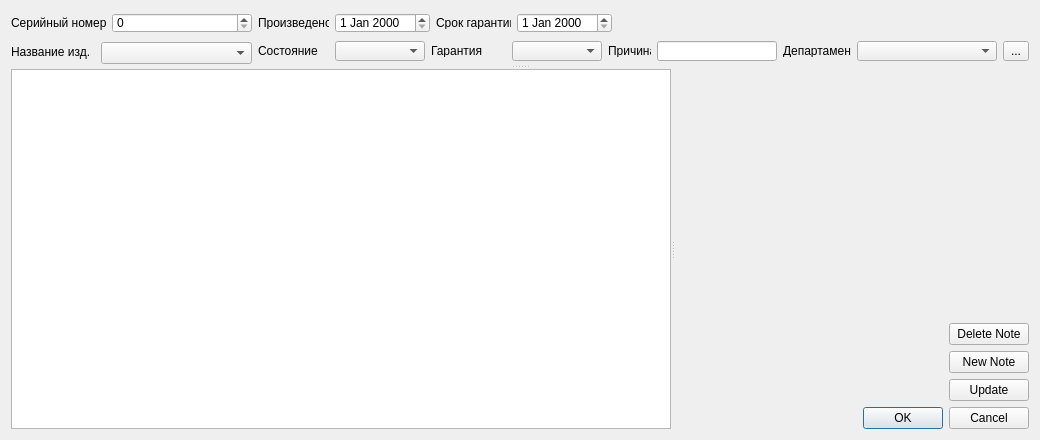
<?xml version="1.0" encoding="UTF-8"?>
<ui version="4.0">
 <class>DeviceWidget</class>
 <widget class="QWidget" name="DeviceWidget">
  <property name="geometry">
   <rect>
    <x>0</x>
    <y>0</y>
    <width>1040</width>
    <height>440</height>
   </rect>
  </property>
  <property name="minimumSize">
   <size>
    <width>1040</width>
    <height>440</height>
   </size>
  </property>
  <property name="windowTitle">
   <string>Device Info</string>
  </property>
  <layout class="QVBoxLayout" name="verticalLayout_4">
   <item>
    <widget class="QSplitter" name="splitter_2">
     <property name="orientation">
      <enum>Qt::Vertical</enum>
     </property>
     <widget class="QWidget" name="layoutWidget">
      <layout class="QHBoxLayout" name="horizontalLayout_12">
       <item>
        <layout class="QVBoxLayout" name="verticalLayout_2">
         <item>
          <layout class="QHBoxLayout" name="horizontalLayout">
           <property name="sizeConstraint">
            <enum>QLayout::SetMinimumSize</enum>
           </property>
           <item>
            <widget class="QLabel" name="SerNumLabel">
             <property name="sizePolicy">
              <sizepolicy hsizetype="Fixed" vsizetype="Fixed">
               <horstretch>0</horstretch>
               <verstretch>0</verstretch>
              </sizepolicy>
             </property>
             <property name="minimumSize">
              <size>
               <width>84</width>
               <height>13</height>
              </size>
             </property>
             <property name="text">
              <string>Серийный номер</string>
             </property>
            </widget>
           </item>
           <item>
            <widget class="QSpinBox" name="SerNumText">
             <property name="sizePolicy">
              <sizepolicy hsizetype="Preferred" vsizetype="Fixed">
               <horstretch>0</horstretch>
               <verstretch>0</verstretch>
              </sizepolicy>
             </property>
             <property name="minimumSize">
              <size>
               <width>140</width>
               <height>20</height>
              </size>
             </property>
             <property name="maximumSize">
              <size>
               <width>200</width>
               <height>20</height>
              </size>
             </property>
             <property name="maximum">
              <number>999999999</number>
             </property>
            </widget>
           </item>
          </layout>
         </item>
         <item>
          <layout class="QHBoxLayout" name="horizontalLayout_4">
           <property name="sizeConstraint">
            <enum>QLayout::SetMinimumSize</enum>
           </property>
           <item>
            <widget class="QLabel" name="TypeLabel">
             <property name="sizePolicy">
              <sizepolicy hsizetype="Fixed" vsizetype="Fixed">
               <horstretch>0</horstretch>
               <verstretch>0</verstretch>
              </sizepolicy>
             </property>
             <property name="minimumSize">
              <size>
               <width>84</width>
               <height>13</height>
              </size>
             </property>
             <property name="text">
              <string>Название изд.</string>
             </property>
            </widget>
           </item>
           <item>
            <widget class="QComboBox" name="TypeBox">
             <property name="minimumSize">
              <size>
               <width>140</width>
               <height>22</height>
              </size>
             </property>
             <property name="maximumSize">
              <size>
               <width>200</width>
               <height>20</height>
              </size>
             </property>
            </widget>
           </item>
          </layout>
         </item>
        </layout>
       </item>
       <item>
        <layout class="QVBoxLayout" name="verticalLayout_3">
         <item>
          <layout class="QHBoxLayout" name="horizontalLayout_3">
           <item>
            <layout class="QHBoxLayout" name="horizontalLayout_7">
             <property name="sizeConstraint">
              <enum>QLayout::SetMinimumSize</enum>
             </property>
             <item>
              <widget class="QLabel" name="ProducedLabel">
               <property name="sizePolicy">
                <sizepolicy hsizetype="Fixed" vsizetype="Fixed">
                 <horstretch>0</horstretch>
                 <verstretch>0</verstretch>
                </sizepolicy>
               </property>
               <property name="minimumSize">
                <size>
                 <width>71</width>
                 <height>13</height>
                </size>
               </property>
               <property name="maximumSize">
                <size>
                 <width>71</width>
                 <height>13</height>
                </size>
               </property>
               <property name="text">
                <string>Произведено:</string>
               </property>
              </widget>
             </item>
             <item>
              <widget class="QDateEdit" name="ProducedText">
               <property name="minimumSize">
                <size>
                 <width>90</width>
                 <height>20</height>
                </size>
               </property>
               <property name="maximumSize">
                <size>
                 <width>140</width>
                 <height>20</height>
                </size>
               </property>
              </widget>
             </item>
            </layout>
           </item>
           <item>
            <layout class="QHBoxLayout" name="horizontalLayout_2">
             <property name="sizeConstraint">
              <enum>QLayout::SetMinimumSize</enum>
             </property>
             <item>
              <widget class="QLabel" name="DateVarLabel">
               <property name="sizePolicy">
                <sizepolicy hsizetype="Fixed" vsizetype="Fixed">
                 <horstretch>0</horstretch>
                 <verstretch>0</verstretch>
                </sizepolicy>
               </property>
               <property name="minimumSize">
                <size>
                 <width>75</width>
                 <height>13</height>
                </size>
               </property>
               <property name="maximumSize">
                <size>
                 <width>75</width>
                 <height>13</height>
                </size>
               </property>
               <property name="text">
                <string>Срок гарантии</string>
               </property>
              </widget>
             </item>
             <item>
              <widget class="QDateEdit" name="DateVarText">
               <property name="minimumSize">
                <size>
                 <width>90</width>
                 <height>20</height>
                </size>
               </property>
               <property name="maximumSize">
                <size>
                 <width>140</width>
                 <height>20</height>
                </size>
               </property>
              </widget>
             </item>
            </layout>
           </item>
           <item>
            <spacer name="horizontalSpacer">
             <property name="orientation">
              <enum>Qt::Horizontal</enum>
             </property>
             <property name="sizeHint" stdset="0">
              <size>
               <width>340</width>
               <height>20</height>
              </size>
             </property>
            </spacer>
           </item>
          </layout>
         </item>
         <item>
          <layout class="QHBoxLayout" name="horizontalLayout_11">
           <item>
            <layout class="QHBoxLayout" name="horizontalLayout_6">
             <item>
              <widget class="QLabel" name="StateLabel">
               <property name="sizePolicy">
                <sizepolicy hsizetype="Fixed" vsizetype="Fixed">
                 <horstretch>0</horstretch>
                 <verstretch>0</verstretch>
                </sizepolicy>
               </property>
               <property name="minimumSize">
                <size>
                 <width>71</width>
                 <height>13</height>
                </size>
               </property>
               <property name="maximumSize">
                <size>
                 <width>71</width>
                 <height>13</height>
                </size>
               </property>
               <property name="text">
                <string>Состояние</string>
               </property>
              </widget>
             </item>
             <item>
              <widget class="QComboBox" name="StateBox">
               <property name="minimumSize">
                <size>
                 <width>90</width>
                 <height>20</height>
                </size>
               </property>
               <property name="maximumSize">
                <size>
                 <width>140</width>
                 <height>20</height>
                </size>
               </property>
              </widget>
             </item>
            </layout>
           </item>
           <item>
            <layout class="QHBoxLayout" name="horizontalLayout_8">
             <item>
              <widget class="QLabel" name="VarrantyLabel">
               <property name="sizePolicy">
                <sizepolicy hsizetype="Fixed" vsizetype="Fixed">
                 <horstretch>0</horstretch>
                 <verstretch>0</verstretch>
                </sizepolicy>
               </property>
               <property name="minimumSize">
                <size>
                 <width>75</width>
                 <height>13</height>
                </size>
               </property>
               <property name="maximumSize">
                <size>
                 <width>75</width>
                 <height>13</height>
                </size>
               </property>
               <property name="text">
                <string>Гарантия</string>
               </property>
              </widget>
             </item>
             <item>
              <widget class="QComboBox" name="VarrantyBox">
               <property name="minimumSize">
                <size>
                 <width>90</width>
                 <height>20</height>
                </size>
               </property>
               <property name="maximumSize">
                <size>
                 <width>140</width>
                 <height>20</height>
                </size>
               </property>
              </widget>
             </item>
            </layout>
           </item>
           <item>
            <layout class="QHBoxLayout" name="horizontalLayout_13">
             <item>
              <widget class="QLabel" name="DescriptionLabel">
               <property name="minimumSize">
                <size>
                 <width>43</width>
                 <height>13</height>
                </size>
               </property>
               <property name="maximumSize">
                <size>
                 <width>43</width>
                 <height>13</height>
                </size>
               </property>
               <property name="text">
                <string>Причина</string>
               </property>
              </widget>
             </item>
             <item>
              <widget class="QLineEdit" name="DescriptionEdit">
               <property name="minimumSize">
                <size>
                 <width>120</width>
                 <height>20</height>
                </size>
               </property>
               <property name="maximumSize">
                <size>
                 <width>250</width>
                 <height>20</height>
                </size>
               </property>
              </widget>
             </item>
            </layout>
           </item>
           <item>
            <layout class="QHBoxLayout" name="horizontalLayout_5">
             <item>
              <widget class="QLabel" name="DepartmentLabel">
               <property name="sizePolicy">
                <sizepolicy hsizetype="Fixed" vsizetype="Fixed">
                 <horstretch>0</horstretch>
                 <verstretch>0</verstretch>
                </sizepolicy>
               </property>
               <property name="minimumSize">
                <size>
                 <width>68</width>
                 <height>13</height>
                </size>
               </property>
               <property name="maximumSize">
                <size>
                 <width>68</width>
                 <height>13</height>
                </size>
               </property>
               <property name="text">
                <string>Департамент</string>
               </property>
              </widget>
             </item>
             <item>
              <widget class="QComboBox" name="DepartmentBox">
               <property name="sizePolicy">
                <sizepolicy hsizetype="Expanding" vsizetype="Fixed">
                 <horstretch>0</horstretch>
                 <verstretch>0</verstretch>
                </sizepolicy>
               </property>
               <property name="minimumSize">
                <size>
                 <width>140</width>
                 <height>20</height>
                </size>
               </property>
               <property name="maximumSize">
                <size>
                 <width>16777215</width>
                 <height>20</height>
                </size>
               </property>
              </widget>
             </item>
             <item>
              <widget class="QToolButton" name="newDepBtn">
               <property name="minimumSize">
                <size>
                 <width>26</width>
                 <height>20</height>
                </size>
               </property>
               <property name="maximumSize">
                <size>
                 <width>26</width>
                 <height>20</height>
                </size>
               </property>
               <property name="text">
                <string>...</string>
               </property>
              </widget>
             </item>
            </layout>
           </item>
          </layout>
         </item>
        </layout>
       </item>
      </layout>
     </widget>
     <widget class="QSplitter" name="splitter">
      <property name="orientation">
       <enum>Qt::Horizontal</enum>
      </property>
      <widget class="QTableView" name="table">
       <property name="minimumSize">
        <size>
         <width>660</width>
         <height>360</height>
        </size>
       </property>
      </widget>
      <widget class="QWidget" name="layoutWidget">
       <layout class="QVBoxLayout" name="verticalLayout">
        <item>
         <layout class="QHBoxLayout" name="horizontalLayout_9">
          <item>
           <spacer name="horizontalSpacer_2">
            <property name="orientation">
             <enum>Qt::Horizontal</enum>
            </property>
            <property name="sizeHint" stdset="0">
             <size>
              <width>120</width>
              <height>20</height>
             </size>
            </property>
           </spacer>
          </item>
          <item>
           <layout class="QVBoxLayout" name="verticalLayout_5">
            <item>
             <spacer name="verticalSpacer">
              <property name="orientation">
               <enum>Qt::Vertical</enum>
              </property>
              <property name="sizeHint" stdset="0">
               <size>
                <width>20</width>
                <height>40</height>
               </size>
              </property>
             </spacer>
            </item>
            <item>
             <widget class="QPushButton" name="DeleteNoteBtn">
              <property name="sizePolicy">
               <sizepolicy hsizetype="Fixed" vsizetype="Fixed">
                <horstretch>0</horstretch>
                <verstretch>0</verstretch>
               </sizepolicy>
              </property>
              <property name="text">
               <string>Delete Note</string>
              </property>
             </widget>
            </item>
            <item>
             <widget class="QPushButton" name="NewNoteBtn">
              <property name="sizePolicy">
               <sizepolicy hsizetype="Fixed" vsizetype="Fixed">
                <horstretch>0</horstretch>
                <verstretch>0</verstretch>
               </sizepolicy>
              </property>
              <property name="layoutDirection">
               <enum>Qt::LeftToRight</enum>
              </property>
              <property name="text">
               <string>New Note</string>
              </property>
             </widget>
            </item>
            <item>
             <widget class="QPushButton" name="UpdateBtn">
              <property name="sizePolicy">
               <sizepolicy hsizetype="Fixed" vsizetype="Fixed">
                <horstretch>0</horstretch>
                <verstretch>0</verstretch>
               </sizepolicy>
              </property>
              <property name="text">
               <string>Update</string>
              </property>
             </widget>
            </item>
           </layout>
          </item>
         </layout>
        </item>
        <item>
         <layout class="QHBoxLayout" name="horizontalLayout_10">
          <item>
           <spacer name="horizontalSpacer_3">
            <property name="orientation">
             <enum>Qt::Horizontal</enum>
            </property>
            <property name="sizeHint" stdset="0">
             <size>
              <width>40</width>
              <height>20</height>
             </size>
            </property>
           </spacer>
          </item>
          <item>
           <widget class="QDialogButtonBox" name="buttonBox">
            <property name="sizePolicy">
             <sizepolicy hsizetype="Fixed" vsizetype="Fixed">
              <horstretch>0</horstretch>
              <verstretch>0</verstretch>
             </sizepolicy>
            </property>
            <property name="orientation">
             <enum>Qt::Horizontal</enum>
            </property>
            <property name="standardButtons">
             <set>QDialogButtonBox::Cancel|QDialogButtonBox::Ok</set>
            </property>
           </widget>
          </item>
         </layout>
        </item>
       </layout>
      </widget>
     </widget>
    </widget>
   </item>
  </layout>
  <action name="insertRowAction">
   <property name="text">
    <string>Добавить запись</string>
   </property>
   <property name="toolTip">
    <string>Insert Row</string>
   </property>
  </action>
  <action name="deleteRowAction">
   <property name="text">
    <string>Удалить запись</string>
   </property>
   <property name="toolTip">
    <string>Delete Row</string>
   </property>
  </action>
  <action name="editRowAction">
   <property name="text">
    <string>Изменить запись</string>
   </property>
   <property name="toolTip">
    <string>Edit Row</string>
   </property>
  </action>
  <action name="copyRowAction">
   <property name="text">
    <string>Копировать вставкой</string>
   </property>
   <property name="toolTip">
    <string>Copy Row</string>
   </property>
  </action>
 </widget>
 <resources/>
 <connections/>
</ui>
